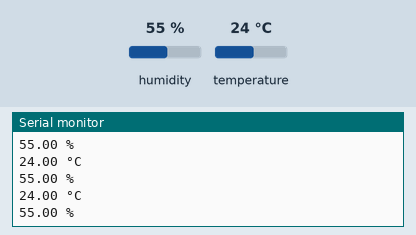
A sketch run on a simulated Arduino Uno, built for the host (arithmetic inside an expression is 32-bit, double 64-bit). Parts: the last lines printed to the serial monitor. The inputs (shaded band) are chosen by the test bench; at power-on: humidity 55 %, temperature 24 °C.

Above: at 2.8 s.
2.9 s: humidity set to 22 %
At 5.5 s:
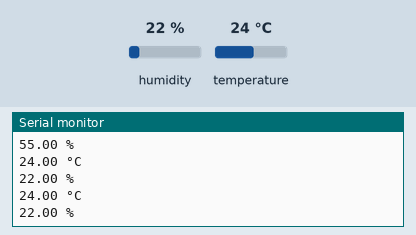
5.6 s: temperature set to 12 °C
At 7.5 s:
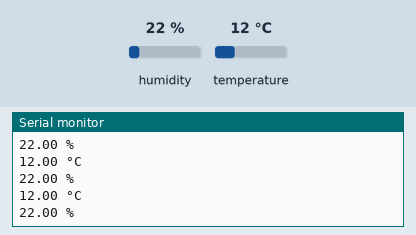
8.3 s: humidity set to 40 %
At 11.0 s:
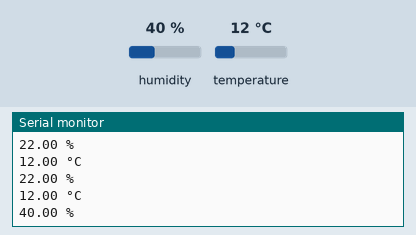
Timing chart, 0 to 12.5 s (numbered marks = the images above; inputs shaded):
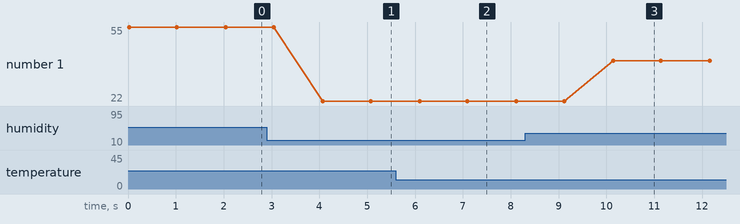

The sketch:

DHT11_stm32.ino
```cpp
#include <DHT.h>;

#define DHT11_PIN PA0
#define DHTTYPE DHT11

DHT dht(DHT11_PIN, DHTTYPE);

float temp, hum;

void setup() {
  Serial.begin(9600);
  dht.begin();
}

void loop() {
  temp = dht.readTemperature();
  hum = dht.readHumidity();
  Serial.print(temp);
  Serial.println(" °C");
  Serial.print(hum);
  Serial.println(" %");
  delay(1000);
}
```

Measured:
- after the input at 2.9 s, the serial monitor: prints a new line after 1.2 s (image 1)
- after the input at 5.6 s, the serial monitor: prints a new line after 0.49 s (image 2)
- after the input at 8.3 s, the serial monitor: prints a new line after 1.8 s (image 3)
- plotted number 1: 55 → 22 after the input at 2.9 s, 22 → 40 after the input at 8.3 s
